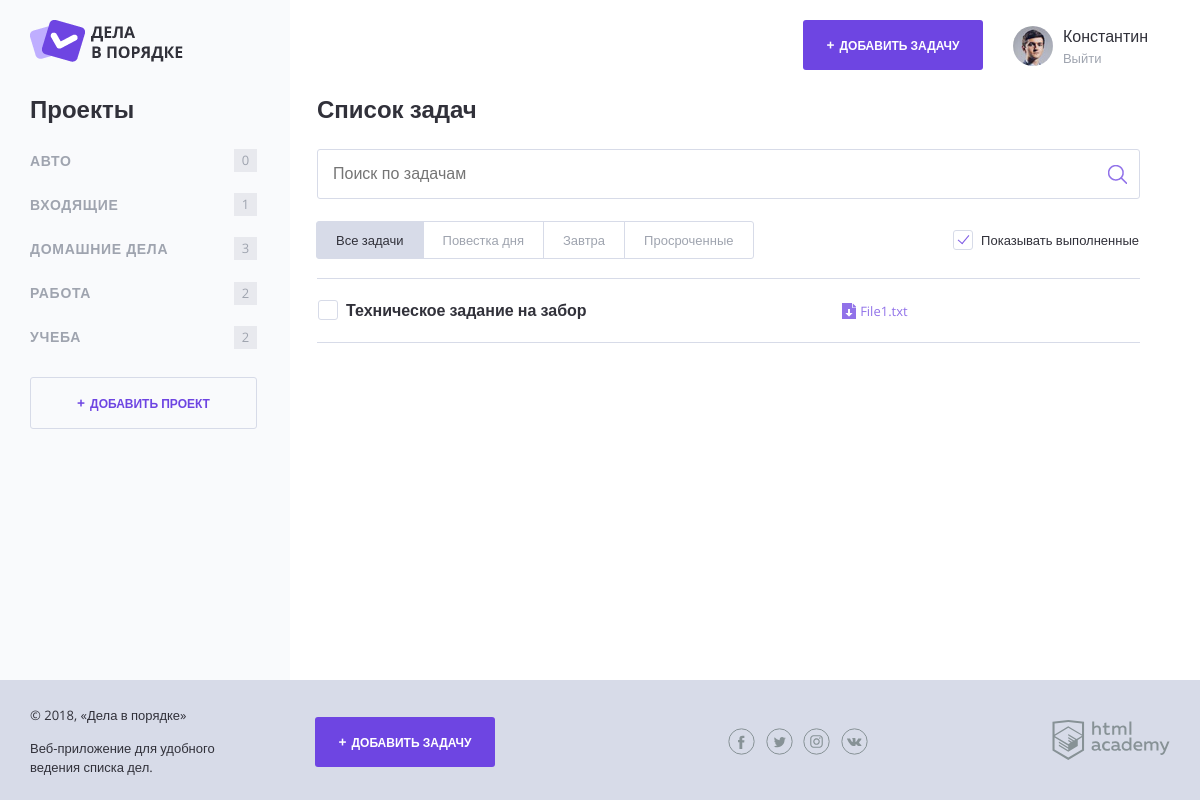
The page /?project_id=1 on the database its author committed.
### tables this page shows
CREATE TABLE IF NOT EXISTS `projects` (
  `id` int(10) unsigned NOT NULL AUTO_INCREMENT COMMENT 'Идентификатор',
  `id_user` int(10) unsigned NOT NULL COMMENT 'Идентификатор Пользователя',
  `project_name` varchar(255) NOT NULL COMMENT 'Наименование Проекта',
  PRIMARY KEY (`id`),
  KEY `FK_projects_users` (`id_user`),
  FULLTEXT KEY `project_name` (`project_name`),
  CONSTRAINT `FK_projects_users` FOREIGN KEY (`id_user`) REFERENCES `users` (`id`)
);

CREATE TABLE IF NOT EXISTS `tasks` (
  `id` int(10) unsigned NOT NULL AUTO_INCREMENT COMMENT 'Идентификатор',
  `id_user` int(10) unsigned NOT NULL COMMENT 'Идентификатор Пользователя',
  `id_project` int(10) unsigned NOT NULL COMMENT 'Идентификатор Проекта',
  `date_create` datetime NOT NULL COMMENT 'Дата создания Задачи',
  `date_completion` datetime NOT NULL COMMENT 'Дата и время, когда задача была выполнена',
  `status` bit(1) NOT NULL DEFAULT b'0' COMMENT 'Число (1 или 0), означающее, была ли выполнена задача. По умолчанию ноль.',
  `task_name` varchar(255) NOT NULL COMMENT 'Название задачи',
  `file_name` varchar(255) NOT NULL COMMENT 'Ссылка на файл',
  `date_deadline` datetime NOT NULL COMMENT 'Дата и время, до которого задача должна быть выполнена',
  PRIMARY KEY (`id`),
  KEY `FK_tasks_users` (`id_user`),
  KEY `FK_tasks_projects` (`id_project`),
  FULLTEXT KEY `task_name` (`task_name`),
  CONSTRAINT `FK_tasks_projects` FOREIGN KEY (`id_project`) REFERENCES `projects` (`id`),
  CONSTRAINT `FK_tasks_users` FOREIGN KEY (`id_user`) REFERENCES `users` (`id`)
);

### functions.php (called while the page is built, shortened)
<?php
function include_template($name, $data) {
    $name = "templates/" . $name;
    extract($data);
    require_once $name;
    $result = ob_get_clean();
    return $result;
}
function isImportant($checking_date) {
    $marker = "";
    return $marker;
}
?>

### templates/layout.php (the view, shortened to what this page needs)
<!DOCTYPE html>
<html lang="ru">
<head>
    <link rel="stylesheet" href="css/normalize.css">
    <link rel="stylesheet" href="css/style.css">
    <link rel="stylesheet" href="css/flatpickr.min.css">
</head>
<body>
<div class="page-wrapper">
    <div class="container container--with-sidebar">
        <header class="main-header">
            <a href="/">
                <img src="img/logo.png" width="153" height="42" alt="Логотип Дела в порядке">
            </a>
            <div class="main-header__side">
                <a class="main-header__side-item button button--plus open-modal" href="pages/form-task.html">Добавить задачу</a>
                <div class="main-header__side-item user-menu">
                    <div class="user-menu__image">
                        <img src="img/user-pic.jpg" width="40" height="40" alt="Пользователь">
                    </div>
                    <div class="user-menu__data">
                        <p>Константин</p>
                        <a href="#">Выйти</a>
                    </div>
                </div>
            </div>
        </header>
        <div class="content">
            <section class="content__side">
                <h2 class="content__side-heading">Проекты</h2>
                <nav class="main-navigation">
                    <ul class="main-navigation__list">
                        <?php foreach ($projectList as $key => $val) { ?>
                            <li class="main-navigation__list-item">
                                <a class="main-navigation__list-item-link" href="/?project_id=<?=$val["id"]; ?>"><?=$val["project_name"]; ?></a>
                                <span class="main-navigation__list-item-count">
                                    <?=$val["task_count"]; ?>
                                </span>
                            </li>
                        <?php } ?>
                    </ul>
                </nav>
                <a class="button button--transparent button--plus content__side-button"
                   href="pages/form-project.html" target="project_add">Добавить проект</a>
            </section>
            <main class="content__main"><?= $page_content; ?></main>
        </div>
    </div>
</div>
<footer class="main-footer">
    <div class="container">
        <div class="main-footer__copyright">
            <p>© 2018, «Дела в порядке»</p>
            <p>Веб-приложение для удобного ведения списка дел.</p>
        </div>
        <a class="main-footer__button button button--plus" href="pages/form-task.html">Добавить задачу</a>
        <div class="main-footer__social social">
            <a class="social__link social__link--facebook" href="#">
            </a>
            <a class="social__link social__link--twitter" href="#">
            </a>
            <a class="social__link social__link--instagram" href="#">
            </a>
            <a class="social__link social__link--vkontakte" href="#">
            </a>
        </div>
        <div class="main-footer__developed-by">
            <a href="https://htmlacademy.ru/intensive/php">
                <img src="img/htmlacademy.svg" alt="HTML Academy" width="118" height="40">
            </a>
        </div>
    </div>
</footer>
</body>
</html>

### templates/index.php (shortened to what this page needs)
<h2 class="content__main-heading">Список задач</h2>
<form class="search-form" action="index.php" method="post">
    <input class="search-form__input" type="text" name="" value="" placeholder="Поиск по задачам">
    <input class="search-form__submit" type="submit" name="" value="Искать">
</form>
<div class="tasks-controls">
    <nav class="tasks-switch">
        <a href="/" class="tasks-switch__item tasks-switch__item--active">Все задачи</a>
        <a href="/" class="tasks-switch__item">Повестка дня</a>
        <a href="/" class="tasks-switch__item">Завтра</a>
        <a href="/" class="tasks-switch__item">Просроченные</a>
    </nav>
    <label class="checkbox">
        <span class="checkbox__text">Показывать выполненные</span>
    </label>
</div>
<table class="tasks">
    <?php foreach ($taskList as $key => $val) { ?>
        <?php if($val["status"] == 1) { ?>
            <?php if ($show_complete_tasks) { ?>
                <tr class="tasks__item task task--completed">
                    <td class="task__select">
                        <label class="checkbox task__checkbox">
                            <input class="checkbox__input visually-hidden" type="checkbox" checked>
                            <span class="checkbox__text"><?=htmlspecialchars($val["task_name"]);?></span>
                        </label>
                    </td>
                    <td class="task__file">
                        <?php if ($val["file_name"] != "") { ?>
                            <a class="download-link" href="#"><?=htmlspecialchars($val["file_name"]);?></a>
                        <?php } ?>
                    </td>
                    <td class="task__date"><?=showDate($val["date_deadline"]);?></td>
                </tr>
            <?php } ?>
        <?php } else { ?>
            <tr class="tasks__item task <?=isImportant($val["date_deadline"]);?>">
                <td class="task__select">
                    <label class="checkbox task__checkbox">
                        <span class="checkbox__text"><?=htmlspecialchars($val['task_name']);?></span>
                    </label>
                </td>
                <td class="task__file">
                    <?php if ($val["file_name"] != "") { ?>
                        <a class="download-link" href="#"><?=htmlspecialchars($val["file_name"]);?></a>
                    <?php } ?>
                </td>
                <td class="task__date"><?=showDate($val["date_deadline"]);?></td>
            </tr>
        <?php } ?>
        <?php
    } ?>
</table>

### rows shown on the page
projects: project_name "АВТО", task_count "0"
projects: project_name "ВХОДЯЩИЕ", task_count "1"
projects: project_name "ДОМАШНИЕ ДЕЛА", task_count "3"
projects: project_name "РАБОТА", task_count "2"
projects: project_name "УЧЕБА", task_count "2"
tasks: task_name "Техническое задание на забор", file_name "File1.txt"
